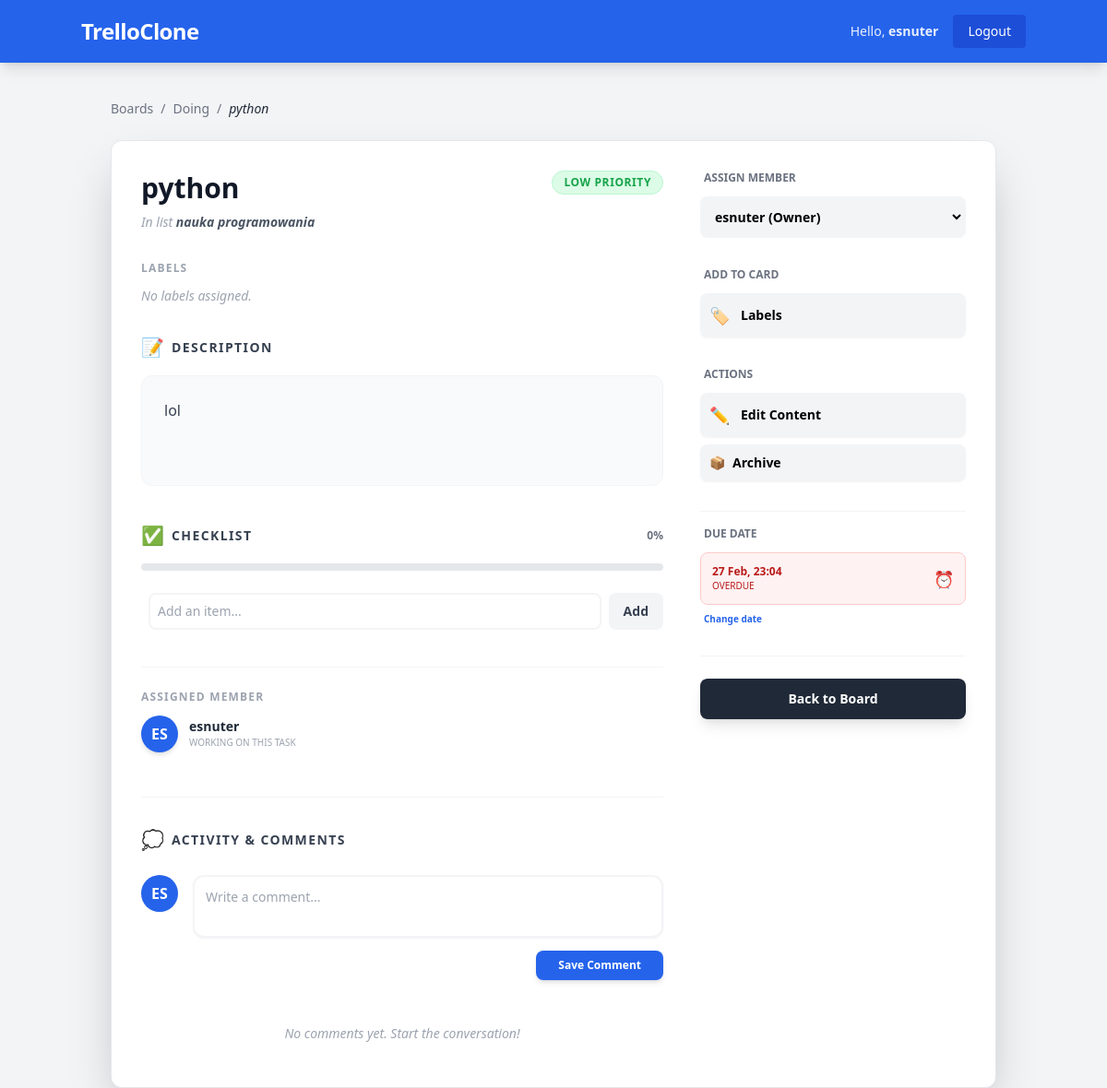
Page /task/2/ (signed in) on the earlier database version.
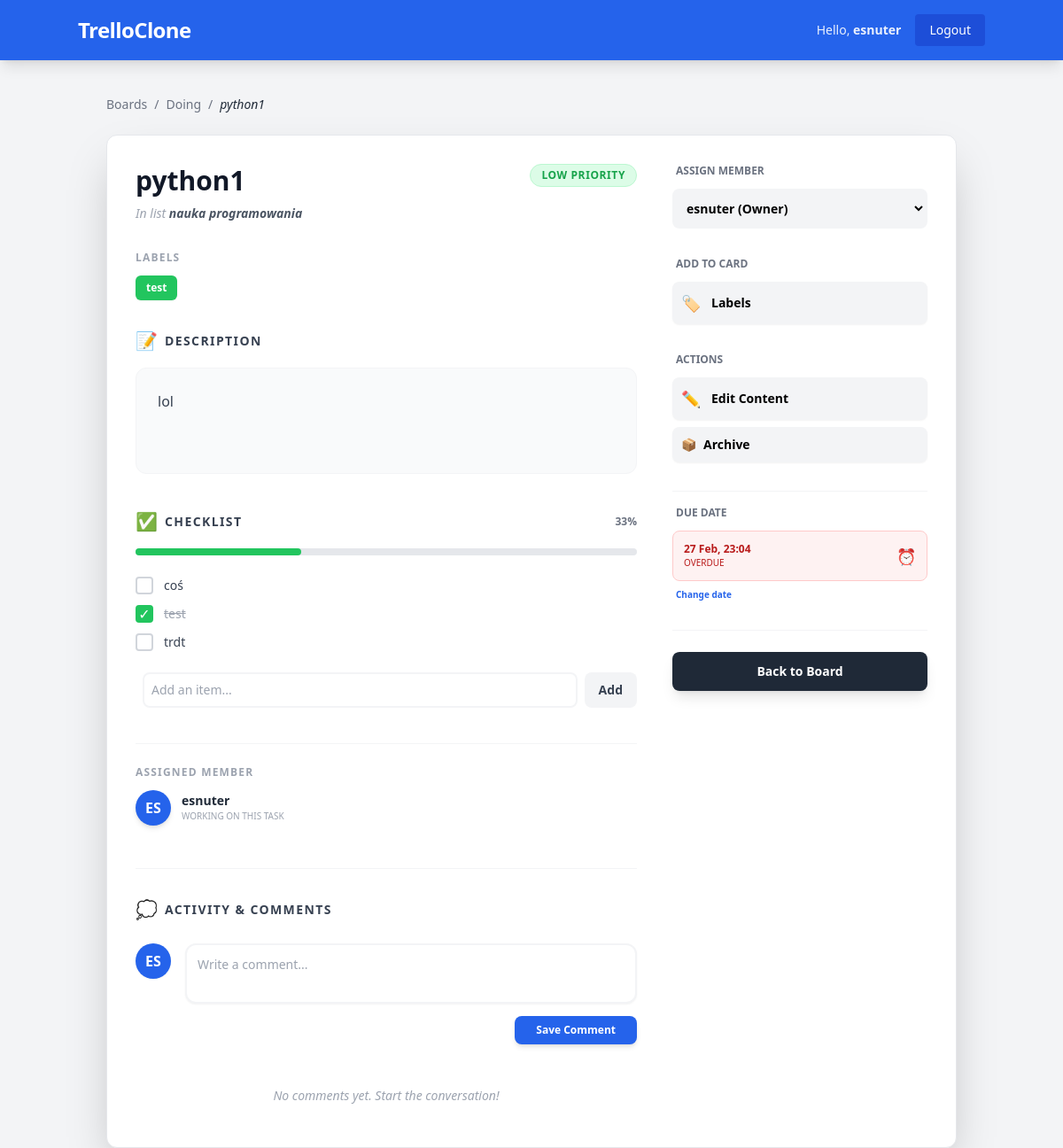
Same page on the later database version.
### boards/models.py (models this page shows, shortened)
class Task(models.Model):
    PRIORITY_CHOICES = [
        ('LOW', 'Low'),
        ('MED', 'Medium'),
        ('HIGH', 'High'),
    ]
    list = models.ForeignKey(List, on_delete=models.CASCADE, related_name='tasks')
    title = models.CharField(max_length=200)
    description = models.TextField(blank=True)
    priority = models.CharField(max_length=4, choices=PRIORITY_CHOICES, default='MED')
    assigned_to = models.ForeignKey(User, on_delete=models.SET_NULL, null=True, blank=True)
    due_date = models.DateTimeField(null=True, blank=True)
    created_at = models.DateTimeField(auto_now_add=True)
    labels = models.ManyToManyField(Label, blank=True, related_name='tasks')
    position = models.PositiveIntegerField(default=0)
    assigned_to = models.ForeignKey(User, on_delete=models.SET_NULL, null=True, blank=True, related_name='tasks')
    due_date = models.DateTimeField(null=True, blank=True)
    is_archived = models.BooleanField(default=False)
    @property
    def due_status(self):
        if not self.due_date:
            return None
        now = timezone.now()
        if self.due_date < now:
            return "overdue"
        if self.due_date < now + timedelta(days=1):
            return "soon"
        return "upcoming"
    class Meta:
        ordering = ['position']

class List(models.Model):
    board = models.ForeignKey(Board, on_delete=models.CASCADE, related_name='lists')
    title = models.CharField(max_length=100)
    position = models.PositiveIntegerField(default=0)
    class Meta:
        ordering = ['position']

class Board(models.Model):
    title = models.CharField(max_length=100)
    slug = models.SlugField(unique=True, blank=True)
    owner = models.ForeignKey(User, on_delete=models.CASCADE, related_name='boards')
    members = models.ManyToManyField(User, related_name='joined_boards', blank=True)
    created_at = models.DateTimeField(auto_now_add=True)
    position = models.PositiveIntegerField(default=0)
    class Meta:
        ordering = ['position']

class Label(models.Model):
    COLOR_CHOICES = [
        ('bg-green-500', 'Green'),
        ('bg-yellow-500', 'Yellow'),
        ('bg-orange-500', 'Orange'),
        ('bg-red-500', 'Red'),
        ('bg-purple-500', 'Purple'),
        ('bg-blue-500', 'Blue'),
    ]
    title = models.CharField(max_length=50)
    color = models.CharField(max_length=20, choices=COLOR_CHOICES, default='bg-green-500')
    board = models.ForeignKey(Board, on_delete=models.CASCADE, related_name='labels')

class ChecklistItem(models.Model):
    task = models.ForeignKey(Task, on_delete=models.CASCADE, related_name='checklist_items')
    title = models.CharField(max_length=255)
    is_done = models.BooleanField(default=False)
    created_at = models.DateTimeField(auto_now_add=True)
    position = models.PositiveIntegerField(default=0)
    class Meta:
        ordering = ['position', 'created_at']

### boards/views.py (the view)
# urls.py: path('task/<int:task_id>/', views.task_detail, name='task_detail'),
@login_required
def task_detail(request, task_id):
    task = get_object_or_404(Task, id=task_id, list__board__in=Board.objects.filter(Q(owner=request.user) | Q(members=request.user)))
    items = task.checklist_items.all()
    total = items.count()
    completed = items.filter(is_done=True).count()
    progress = int((completed / total) * 100) if total > 0 else 0
    return render(request, 'boards/task_detail.html', {
        'task': task,
        'progress': progress
    })

### boards/templates/boards/task_detail.html (shortened to what the changed rows need)
{% extends 'base.html' %}
{% block content %}
<div class="max-w-5xl mx-auto mt-8 px-4">
    <nav class="flex items-center text-sm text-gray-500 mb-6 space-x-2">
        <a href="{% url 'board_list' %}" class="hover:text-blue-600 transition">Boards</a>
        <span>/</span>
        <a href="{% url 'board_detail' task.list.board.slug %}" class="hover:text-blue-600 transition">{{ task.list.board.title }}</a>
        <span>/</span>
        <span class="text-gray-800 font-medium italic">{{ task.title }}</span>
    </nav>
    <div class="bg-white rounded-xl shadow-2xl overflow-hidden border border-gray-200">
        <div class="p-8 flex flex-col lg:flex-row gap-10">
            <div class="flex-grow">
                <div class="mb-8">
                    <div class="flex items-start justify-between">
                        <h1 class="text-3xl font-black text-gray-900 leading-tight">{{ task.title }}</h1>
                        <span class="px-3 py-1 rounded-full text-xs font-bold uppercase tracking-wider
                            {% if task.priority == 'HIGH' %}bg-red-100 text-red-600 border border-red-200
                            {% elif task.priority == 'MED' %}bg-yellow-100 text-yellow-600 border border-yellow-200
                            {% else %}bg-green-100 text-green-600 border border-green-200{% endif %}">
                            {{ task.get_priority_display }} Priority
                        </span>
                    </div>
                    <p class="text-sm text-gray-400 mt-2 italic">
                        In list <span class="font-bold text-gray-600">{{ task.list.title }}</span>
                    </p>
                </div>
                <div class="mb-8">
                    <div class="flex flex-wrap gap-2">
                        {% for label in task.labels.all %}
                            <span class="{{ label.color }} text-white px-3 py-1.5 rounded-md text-xs font-bold shadow-sm">
                                {{ label.title }}
                            </span>
                        {% empty %}
                            <span class="text-gray-400 text-sm italic">No labels assigned.</span>
                        {% endfor %}
                    </div>
                </div>
                <div class="mb-10">
                    <div class="bg-gray-50 p-6 rounded-xl border border-gray-100 text-gray-700 leading-relaxed min-h-[120px]">
                        {% if task.description %}
                            {{ task.description|linebreaks }}
                        {% else %}
                            <p class="text-gray-400 italic">This card has no description yet. Click "Edit Content" to add one.</p>
                        {% endif %}
                    </div>
                </div>
                <div class="mb-10">
                    <div class="flex items-center justify-between mb-4">
                        <div class="flex items-center space-x-2">
                            <span class="text-xl">✅</span>
                            <h3 class="text-sm font-bold text-gray-700 uppercase tracking-widest">Checklist</h3>
                        </div>
                        <span class="text-xs font-bold text-gray-500">{{ progress }}%</span>
                    </div>
                    <div class="w-full bg-gray-200 rounded-full h-2 mb-6">
                        <div class="bg-green-500 h-2 rounded-full transition-all duration-500" style="width: {{ progress }}%"></div>
                    </div>
                    <div class="space-y-3">
                        {% for item in task.checklist_items.all %}
                        <div class="flex items-center group">
                            <form method="POST" action="{% url 'toggle_checklist_item' item.id %}" class="flex items-center w-full">
                                <button type="submit" class="flex items-center w-full text-left">
                                    <div class="h-5 w-5 border-2 rounded flex items-center justify-center transition
                                        {% if item.is_done %}bg-green-500 border-green-500 text-white{% else %}border-gray-300 bg-white{% endif %}">
                                        {% if item.is_done %}✓{% endif %}
                                    </div>
                                    <span class="ml-3 text-sm {% if item.is_done %}line-through text-gray-400{% else %}text-gray-700{% endif %}">
                                        {{ item.title }}
                                    </span>
                                </button>
                            </form>
                        </div>
                        {% endfor %}
                    </div>
                </div>
                <div class="mb-4 pt-6 border-t border-gray-100">
                    {% if task.assigned_to %}
                        <div class="flex items-center space-x-3">
                            <div class="h-10 w-10 rounded-full bg-blue-600 text-white flex items-center justify-center font-bold shadow-md">
                                {{ task.assigned_to.username|slice:":2"|upper }}
                            </div>
                            <div>
                                <p class="text-sm font-bold text-gray-800">{{ task.assigned_to.username }}</p>
                                <p class="text-[10px] text-gray-400 uppercase">Working on this task</p>
                            </div>
                        </div>
                    {% else %}
                        <p class="text-sm text-gray-400 italic">No one is assigned to this card yet.</p>
                    {% endif %}
                </div>
            </div>
            <div class="w-full lg:w-72 flex-shrink-0 space-y-8">
                <div>
                    <form method="POST" action="{% url 'assign_task' task.id %}">
                        <select name="user_id" onchange="this.form.submit()"
                                class="w-full bg-gray-100 border-2 border-transparent hover:border-gray-300 p-2.5 rounded-lg text-sm font-semibold outline-none focus:ring-2 focus:ring-blue-500 transition-all cursor-pointer">
                            <option value="{{ task.list.board.owner.id }}" {% if task.assigned_to == task.list.board.owner %}selected{% endif %}>
                                {{ task.list.board.owner.username }} (Owner)
                            </option>
                        </select>
                    </form>
                </div>
                <div class="pt-4 border-t border-gray-100">
                {% if task.due_date %}
                    <div class="p-3 rounded-lg border flex items-center justify-between
                        {% if task.due_status == 'overdue' %}bg-red-50 border-red-200 text-red-700
                        {% elif task.due_status == 'soon' %}bg-yellow-50 border-yellow-200 text-yellow-700
                        {% else %}bg-gray-50 border-gray-200 text-gray-700{% endif %}">
                        <div class="flex flex-col">
                            <span class="text-xs font-bold">{{ task.due_date|date:"d M, H:i" }}</span>
                            <span class="text-[10px] uppercase">
                                {% if task.due_status == 'overdue' %}Overdue
                                {% elif task.due_status == 'soon' %}Due Soon
                                {% else %}On track{% endif %}
                            </span>
                        </div>
                        <span class="text-lg">⏰</span>
                    </div>
                {% else %}
                    <p class="text-xs text-gray-400 italic px-1">No due date set.</p>
                {% endif %}
            </div>
            </div>
        </div>
    </div>
</div>
{% endblock %}

Differences in the rows shown:
changed Task "lol": title "python" → "python1"
added Label: title "test"
added ChecklistItem: is_done False (drawn), title "coś"
added ChecklistItem: title "test", is_done True (drawn)
added ChecklistItem: is_done False (drawn), title "trdt"
Other differences:
{{ progress }}: "0" → "33"
text no longer shown: "No labels assigned."
